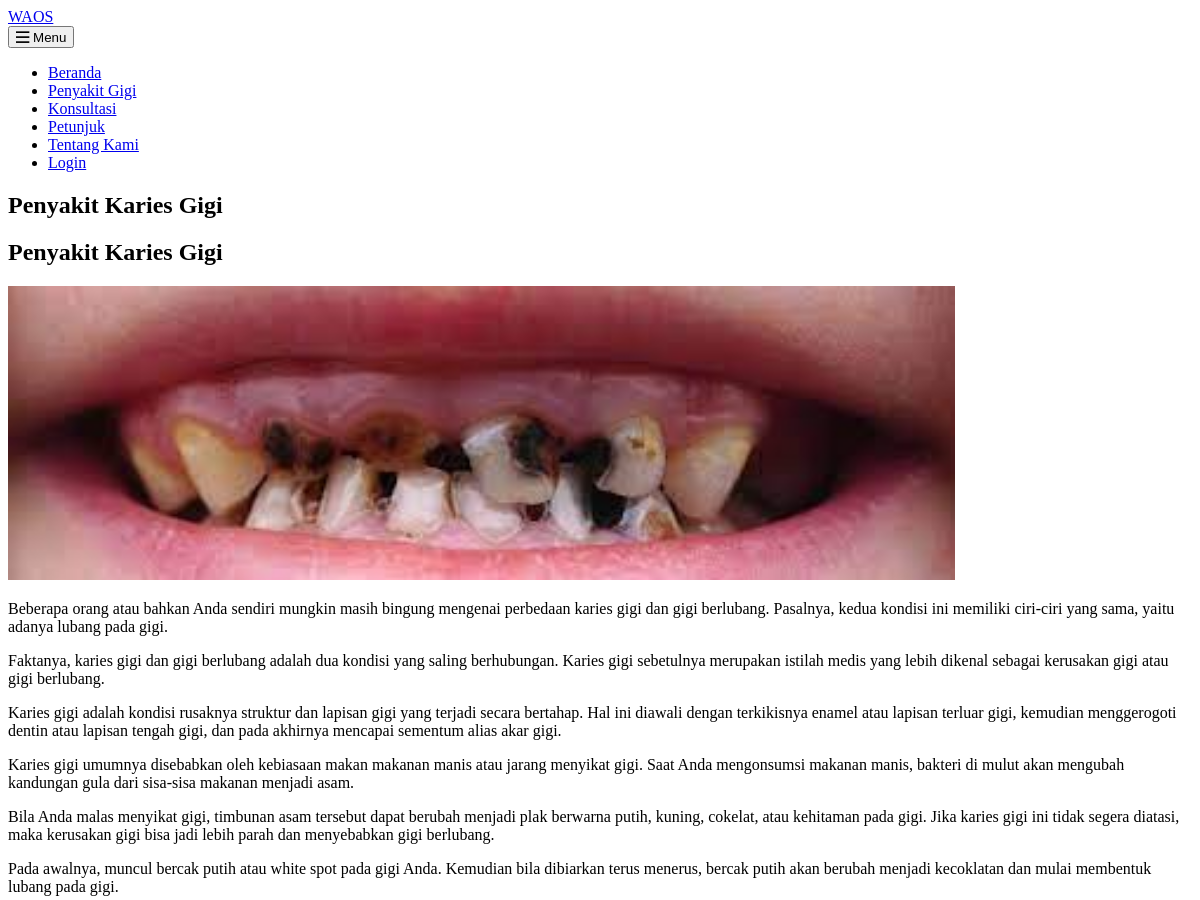
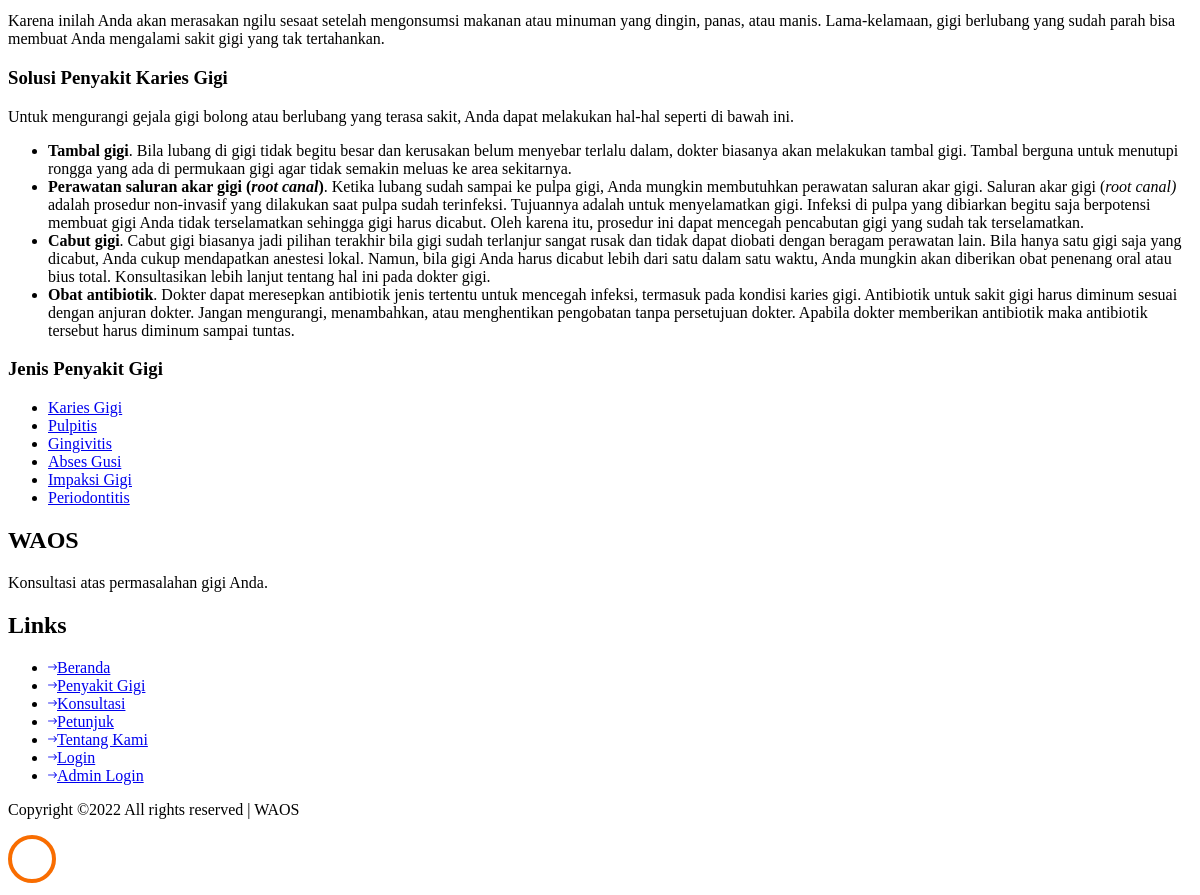
/penyakit/karies-gigi, run on the app's committed database (2 pictures, top to bottom).
### tables this page shows
CREATE TABLE `penyakit` (
  `id_penyakit` varchar(3) NOT NULL,
  `penyakit` varchar(100) DEFAULT NULL,
  `keterangan` varchar(255) DEFAULT NULL,
  `created_at` timestamp NOT NULL DEFAULT current_timestamp(),
  `updated_at` timestamp NOT NULL DEFAULT current_timestamp() ON UPDATE current_timestamp(),
  `deleted_at` timestamp NULL DEFAULT NULL,
  `url` varchar(150) NOT NULL,
  `url_gambar` varchar(255) NOT NULL,
  `deskripsi` text NOT NULL,
  `solusi` text DEFAULT NULL
);

### application/controllers/Penyakit.php (called while the page is built, shortened)
<?php
class Penyakit extends CI_Controller
{
	function __construct()
	{
		$this->load->library('form_validation');
		$this->load->model('m_penyakit');
	}
	public function penyakit($url)
	{
		$data['userLogin'] = $this->session->userdata('loginUser');
		$data['penyakit'] = $this->db->query('select * from penyakit where url = "' . $url . '"')->row();
		$data['data_penyakit'] = $this->m_penyakit->listPenyakit();
		$this->load->view('client/penyakit', $data);
	}
}

### index.php (called while the page is built, shortened)
<?php
require_once BASEPATH.'core/CodeIgniter.php';

### application/models/M_penyakit.php (called while the page is built, shortened)
<?php
class M_penyakit extends CI_Model
{
	public function listPenyakit()
	{
		$this->db->select("*");
		$this->db->from("penyakit");
		$this->db->order_by("id_penyakit");
		$query = $this->db->get();
		$result = $query->result();
		return $result;
	}
}

### application/views/client/penyakit.php (the view, shortened to what this page needs)
<!DOCTYPE html>
<html lang="en">
<head>
	<link rel="stylesheet" href="<?= base_url('assets/frontend/'); ?>css/open-iconic-bootstrap.min.css">
	<link rel="stylesheet" href="<?= base_url('assets/frontend/'); ?>css/animate.css">
	<link rel="stylesheet" href="<?= base_url('assets/frontend/'); ?>css/owl.carousel.min.css">
	<link rel="stylesheet" href="<?= base_url('assets/frontend/'); ?>css/owl.theme.default.min.css">
	<link rel="stylesheet" href="<?= base_url('assets/frontend/'); ?>css/magnific-popup.css">
	<link rel="stylesheet" href="<?= base_url('assets/frontend/'); ?>css/aos.css">
	<link rel="stylesheet" href="<?= base_url('assets/frontend/'); ?>css/ionicons.min.css">
	<link rel="stylesheet" href="<?= base_url('assets/frontend/'); ?>css/bootstrap-datepicker.css">
	<link rel="stylesheet" href="<?= base_url('assets/frontend/'); ?>css/jquery.timepicker.css">
	<link rel="stylesheet" href="<?= base_url('assets/frontend/'); ?>css/flaticon.css">
	<link rel="stylesheet" href="<?= base_url('assets/frontend/'); ?>css/icomoon.css">
	<link rel="stylesheet" href="<?= base_url('assets/frontend/'); ?>css/style.css">
</head>
<body>
<div class="py-md-5 py-4 border-bottom">
	<div class="container">
		<div class="row no-gutters d-flex align-items-start align-items-center px-3 px-md-0">
			<div class="col-md-4 order-md-2 mb-2 mb-md-0 align-items-center text-center">
				<a class="navbar-brand" href="<?= base_url('') ?>">WAOS</span></a>
			</div>
		</div>
	</div>
</div>
<nav class="navbar navbar-expand-lg navbar-dark bg-dark ftco-navbar-light" id="ftco-navbar">
	<div class="container d-flex align-items-center">
		<button class="navbar-toggler" type="button" data-toggle="collapse" data-target="#ftco-nav"
				aria-controls="ftco-nav" aria-expanded="false" aria-label="Toggle navigation">
			<span class="oi oi-menu"></span> Menu
		</button>
		<div class="collapse navbar-collapse" id="ftco-nav">
			<ul class="navbar-nav m-auto">
				<li class="nav-item"><a href="<?= base_url('') ?>" class="nav-link">Beranda</a></li>
				<li class="nav-item active"><a href="<?= base_url('#penyakit-gigi') ?>" class="nav-link">Penyakit
						Gigi</a>
				</li>
				<li class="nav-item"><a href="<?= base_url('diagnosa') ?>" class="nav-link">Konsultasi</a></li>
				<li class="nav-item"><a href="<?= base_url('petunjuk') ?>" class="nav-link">Petunjuk</a></li>
				<li class="nav-item"><a href="<?= base_url('tentang') ?>" class="nav-link">Tentang Kami</a></li>
				<?php if (empty($this->session->userdata('loginUser'))) { ?>
					<li class="nav-item"><a href="<?= base_url('login') ?>" class="nav-link">Login</a></li>
				<?php } else { ?>
					<li class="nav-item"><a href="<?= base_url('login/logout') ?>" class="nav-link">Logout</a></li>
				<?php } ?>
			</ul>
		</div>
	</div>
</nav>
<section class="hero-wrap hero-wrap-2" data-stellar-background-ratio="0.5">
	<div class="container">
		<div class="row no-gutters slider-text align-items-center justify-content-center">
			<div class="col-md-9 ftco-animate text-center">
				<h1 class="mb-2 bread">Penyakit <?= $penyakit->penyakit ?></h1>
			</div>
		</div>
	</div>
</section>
<section class="ftco-section">
	<div class="container">
		<div class="row">
			<div class="col-lg-8 ftco-animate">
				<h2 class="mb-3">Penyakit <?= $penyakit->penyakit ?></h2>
				<p>
					<img src="<?= $penyakit->url_gambar ?>" alt="" width="80%"
						 class="img-fluid">
				</p>
				<p><?= $penyakit->deskripsi ?></p>
				<h3 class="mb-3">Solusi Penyakit <?= $penyakit->penyakit ?></h3>
				<?php if (!empty($penyakit->solusi)) { ?>
					<p><?= $penyakit->solusi ?></p>
				<?php } else { ?>
					<p>Tidak Ada</p>
				<?php } ?>
			</div>
			<div class="col-lg-4 sidebar ftco-animate">
				<div class="sidebar-box ftco-animate">
					<h3>Jenis Penyakit Gigi</h3>
					<ul class="categories">
						<?php foreach ($data_penyakit as $k => $v) { ?>
							<?php if (!empty($v->url)) { ?>
								<li><a href="<?= base_url('penyakit/' . $v->url) ?>"
									   target="_blank"><?= $v->penyakit ?></a>
								</li>
							<?php } ?>
						<?php } ?>
					</ul>
				</div>
			</div>
		</div>
	</div>
</section>
<footer class="ftco-footer ftco-bg-dark ftco-section">
	<div class="container">
		<div class="row mb-5">
			<div class="col-md">
				<div class="ftco-footer-widget mb-5">
					<h2 class="ftco-heading-2 logo">WAOS</h2>
					<p>Konsultasi atas permasalahan gigi Anda.</p>
				</div>
			</div>
			<div class="col-md">
				<div class="ftco-footer-widget mb-5 ml-md-4">
					<h2 class="ftco-heading-2">Links</h2>
					<ul class="list-unstyled">
						<li><a href="<?= base_url('') ?>#"><span
										class="ion-ios-arrow-round-forward mr-2"></span>Beranda</a></li>
						<li><a href="<?= base_url('diagnosa') ?>"><span class="ion-ios-arrow-round-forward mr-2"></span>Penyakit
								Gigi</a></li>
						<li><a href="<?= base_url('diagnosa') ?>"><span class="ion-ios-arrow-round-forward mr-2"></span>Konsultasi</a>
						</li>
						<li><a href="<?= base_url('petunjuk') ?>"><span class="ion-ios-arrow-round-forward mr-2"></span>Petunjuk</a>
						</li>
						<li><a href="<?= base_url('tentang') ?>"><span class="ion-ios-arrow-round-forward mr-2"></span>Tentang
								Kami</a></li>
						<li><a href="<?= base_url('profile') ?>">
								<?php if (empty($this->session->userdata('loginUser'))) { ?>
									<span class="ion-ios-arrow-round-forward mr-2"></span>Login
								<?php } else { ?>
									<span class="ion-ios-arrow-round-forward mr-2"></span>Profil
								<?php } ?>
							</a>
						</li>
						<?php if (empty($this->session->userdata('loginData'))) { ?>
							<li><a href="<?= base_url('admin/login') ?>" target="_blank"><span
											class="ion-ios-arrow-round-forward mr-2"></span>Admin Login</a></li>
						<?php } else { ?>
							<li><a href="<?= base_url('admin/dashboard') ?>" target="_blank"><span
											class="ion-ios-arrow-round-forward mr-2"></span>Dashboard Admin</a></li>
						<?php } ?>
					</ul>
				</div>
			</div>
		</div>
		<div class="row">
			<div class="col-md-12 text-center">
				<p>
					Copyright &copy;<script>document.write(new Date().getFullYear());</script>
					All rights reserved | WAOS
					</p>
			</div>
		</div>
	</div>
</footer>
<div id="ftco-loader" class="show fullscreen">
	<svg class="circular" width="48px" height="48px">
		<circle class="path-bg" cx="24" cy="24" r="22" fill="none" stroke-width="4" stroke="#eeeeee"/>
		<circle class="path" cx="24" cy="24" r="22" fill="none" stroke-width="4" stroke-miterlimit="10"
				stroke="#F96D00"/>
	</svg>
</div>
</body>
</html>

### data on the page
penyakit: penyakit "Karies Gigi", url_gambar (picture), deskripsi "Beberapa orang atau bahkan Anda sendiri mungkin masih bingung mengenai perbedaan karies gigi dan gigi berlubang. Pasalnya, kedua kondisi ini memiliki ciri-ciri yang sama, yaitu adanya lubang pada gigi. Faktanya, karies gigi dan gigi berlubang adalah dua kondisi yang saling berhubungan. Karies gigi sebetulnya merupakan istilah medis yang lebih dikenal sebagai kerusakan gigi atau gigi berlubang. Karies gigi adalah kondisi rusaknya struktur dan lapisan gigi yang terjadi secara bertahap. Hal ini diawali dengan terkikisnya enamel atau lapisan terluar gigi, kemudian menggerogoti dentin atau lapisan tengah gigi, dan pada akhirnya mencapai sementum alias akar gigi. Karies gigi umumnya disebabkan…", solusi "Untuk mengurangi gejala gigi bolong atau berlubang yang terasa sakit, Anda dapat melakukan hal-hal seperti di bawah ini. Tambal gigi . Bila lubang di gigi tidak begitu besar dan kerusakan belum menyebar terlalu dalam, dokter biasanya akan melakukan tambal gigi. Tambal berguna untuk menutupi rongga yang ada di permukaan gigi agar tidak semakin meluas ke area sekitarnya. Perawatan saluran akar gigi ( root canal ) . Ketika lubang sudah sampai ke pulpa gigi, Anda mungkin membutuhkan perawatan saluran akar gigi. Saluran akar gigi ( root canal) adalah prosedur non-invasif yang dilakukan saat pulpa sudah terinfeksi. Tujuannya adalah untuk menyelamatkan gigi. Infeksi di pulpa yang dibiarkan begitu…"
penyakit: penyakit "Pulpitis"
penyakit: penyakit "Gingivitis"
penyakit: penyakit "Abses Gusi"
penyakit: penyakit "Impaksi Gigi"
penyakit: penyakit "Periodontitis"
